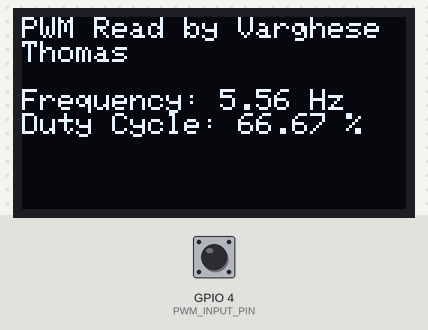
Simulated run of this sketch. Board: ESP32. On the bench: 128×64 one-colour display. Inputs (shaded band) come from the test bench; at power-on: GPIO 4 (PWM_INPUT_PIN) LOW. What the sketch prints to the serial monitor is not drawn.

3.3 s: GPIO 4 (PWM_INPUT_PIN) pulsed HIGH 2 times (0.12 s each, 0.3 s apart)
Above: at 4.2 s.
Timing chart, 0 to 6.3 s (numbered marks = the images above; inputs shaded):
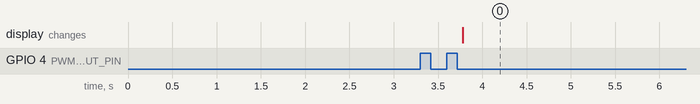

Measured:
- after the input at 3.3 s, the display: changes after 0.48 s (image 0)

The sketch:

PWMread.ino
```cpp
#include <Wire.h>
#include <Adafruit_GFX.h>
#include <Adafruit_SSD1306.h>

#define PWM_INPUT_PIN 4 //Gpio pin 4 used

//oled screen adjust
#define oled_width 128
#define oled_height 64
#define sda_pin 5
#define scl_pin 6
#define oled_i2c_address 0x3C
Adafruit_SSD1306 display(oled_width, oled_height, &Wire, -1);

volatile unsigned long risingedgetime = 0;
volatile unsigned long fallingedgetime = 0;
volatile unsigned long lastperiod = 0;
volatile unsigned long lasthightime = 0;
volatile bool newvalue = false;

void IRAM_ATTR handleinterrupt() {
    unsigned long now = micros();

    if (digitalRead(PWM_INPUT_PIN) == HIGH) {
        risingedgetime = now;
        if (fallingedgetime > 0 && (risingedgetime > fallingedgetime)) {
            unsigned long period = risingedgetime - fallingedgetime;
            if (period > 500) {
                lastperiod = period;
            }
        }
    } else {
        fallingedgetime = now;
        if (risingedgetime > 0 && (fallingedgetime > risingedgetime)) {
            unsigned long highperiod = fallingedgetime - risingedgetime;
            if (highperiod < lastperiod) {
                lasthightime = highperiod;
                newvalue = true;
            }
        }
    }
}

void setup() {
    Serial.begin(115200);
    Wire.begin(sda_pin, scl_pin);
    if (!display.begin(SSD1306_SWITCHCAPVCC, oled_i2c_address)) {
        Serial.println(F("OLED initialization failed!"));
        while (1);
    }
    display.clearDisplay();
    display.setTextColor(SSD1306_WHITE);
    display.setCursor(0, 0);
    display.println("Starting");
    display.display();
    delay(2000);

    pinMode(PWM_INPUT_PIN, INPUT_PULLDOWN);
    attachInterrupt(digitalPinToInterrupt(PWM_INPUT_PIN), handleinterrupt, CHANGE);
}

void loop() {
  display.clearDisplay();
  display.setCursor(0, 0);
    if (newvalue) {
        noInterrupts();
        unsigned long period = lastperiod;
        unsigned long highTime = lasthightime;
        newvalue = false;
        interrupts(); // Re-enable interrupts

        if (period > 0) {
            float frequency = 1000000.0 / period; // Frequency in Hz
            float dutyCycle = (highTime * 100.0) / period; // Duty cycle as percentage

            if (dutyCycle >= 0.0 && dutyCycle <= 100.0) {
                Serial.print("Frequency: ");
                Serial.print(frequency, 2);
                Serial.print(" Hz, Duty Cycle: ");
                Serial.print(dutyCycle, 2);
                Serial.println(" %");

                // Display on OLED
                display.clearDisplay();
                display.setCursor(0, 0);
                display.setTextSize(1);
                display.printf("PWM Read by Varghese Thomas \n \n");
                display.printf("Frequency: %.2f Hz\n", frequency);
                display.printf("Duty Cycle: %.2f %%\n", dutyCycle);
                display.display();
            } else {
                Serial.println("Invalid signal detected: Duty cycle out of range.");
                display.clearDisplay();
                display.setCursor(0, 0);
                display.setTextSize(1);
                display.println("Invalid signal detected");
                display.display();
            }
        } else {
            Serial.println("No valid signal detected: Period is zero.");
        }
    }

    delay(100);
}
```
